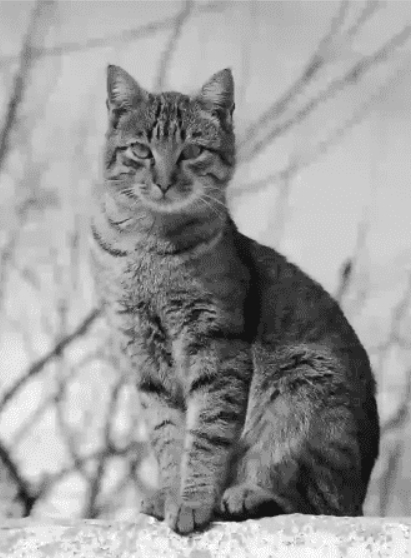
//> input picture 07_morfologia_matematica/raw/cat.jpeg, 411 x 558 px; its folder holds 2 pictures in this run
$ ./morfologia_matematica   (built with g++ and OpenCV 4)
//> lines starting //> are read from the running program, lines starting //| are printed output that depends on the picture; after the words box and inside, x2 and y2 are one past the last pixel; in counts of white or black regions, pixels touching at a corner belong together
//> in leer, m is the input picture: 558 rows x 411 cols, CV_8UC3; min 18, max 255, mean 155.1
//| "cat.jpeg": canales reales=3
//> in procesar, `const double umbral = cv::threshold(g, bin, 0, 255, cv::THRESH_BINARY ..`:
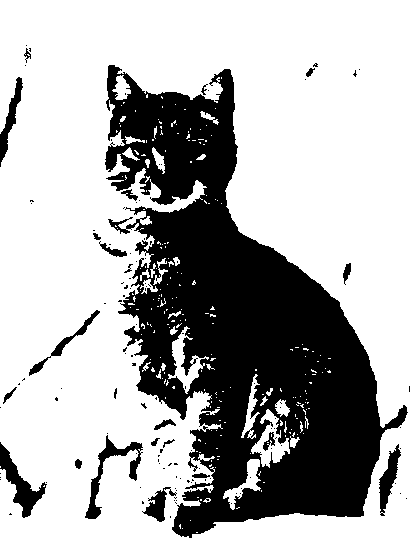
//> bin: 558 rows x 411 cols, CV_8UC1; 69.3% white; 127 black regions (104 under 20 px), largest, box (x1, y1, x2, y2) and area: (105, 65, 408, 538) 64834, (0, 442, 47, 518) 1085, (85, 435, 143, 519) 1006
//> in procesar, `const double umbral = cv::threshold(g, bin, 0, 255, cv::THRESH_BINARY ..`: umbral = 133
//> in procesar, `const bool invertir = cv::mean(bin, borde)[0] > 127;`: invertir = true
//| "cat": Otsu=133; invertir=1; primer plano=70362/229338
#include <opencv2/core.hpp>
#include <opencv2/imgcodecs.hpp>
#include <opencv2/imgproc.hpp>
#include <opencv2/calib3d.hpp>
#include <algorithm>
#include <cmath>
#include <filesystem>
#include <functional>
#include <iostream>
#include <set>
#include <stdexcept>
#include <string>
#include <vector>
#ifndef RUTA_PROYECTO
#define RUTA_PROYECTO "."
#endif
namespace fs = std::filesystem;
namespace {
std::size_t salidas = 0;
fs::path raiz(int argc, char** argv) {
    if (argc > 2) throw std::runtime_error("Uso: ejecutable [raiz_de_Playground]");
    return fs::absolute(argc == 2 ? fs::u8path(argv[1]) : fs::u8path(RUTA_PROYECTO));
}
std::vector<fs::path> archivos(const fs::path& dir) {
    if (!fs::is_directory(dir)) throw std::runtime_error("No existe: " + dir.u8string());
    std::vector<fs::path> lista;
    std::set<std::string> nombres;
    for (const auto& e : fs::directory_iterator(dir)) {
        if (!e.is_regular_file() || e.path().filename().string().front() == '.') continue;
        if (!cv::haveImageReader(e.path().u8string()))
            throw std::runtime_error("Entrada sin decodificador: " + e.path().u8string());
        if (!nombres.insert(e.path().stem().u8string()).second)
            throw std::runtime_error("Nombres base repetidos en: " + dir.u8string());
        lista.push_back(e.path());
    }
    std::sort(lista.begin(), lista.end());
    if (lista.empty()) throw std::runtime_error("Sin imagenes en: " + dir.u8string());
    return lista;
}
cv::Mat leer(const fs::path& p) {
    cv::Mat m = cv::imread(p.u8string(), cv::IMREAD_UNCHANGED);
    if (m.empty()) throw std::runtime_error("No se pudo leer: " + p.u8string());
    std::cout << p.filename() << ": canales reales=" << m.channels() << std::endl;
    return m;
}
cv::Mat ocho(const cv::Mat& m) {
    if (m.depth() == CV_8U) return m;
    cv::Mat f, r;
    m.convertTo(f, CV_32F);
    cv::normalize(f, r, 0, 255, cv::NORM_MINMAX, CV_8U);
    return r;
}
cv::Mat gris(const cv::Mat& m) {
    cv::Mat g;
    if (m.channels() == 1) return ocho(m);
    cv::cvtColor(m, g, m.channels() == 4 ? cv::COLOR_BGRA2GRAY : cv::COLOR_BGR2GRAY);
    return ocho(g);
}
void guardar(const fs::path& p, const cv::Mat& m) {
    if (m.empty()) throw std::runtime_error("Resultado vacio: " + p.u8string());
    if (m.type() != CV_8UC1)
        throw std::runtime_error("Morfologia requiere una banda de 8 bits: " + p.u8string());
    fs::create_directories(p.parent_path());
    if (!cv::imwrite(p.u8string(), m)) throw std::runtime_error("Fallo de escritura: " + p.u8string());
    ++salidas;
}
int lote(const fs::path& actividad,
         const std::function<void(const cv::Mat&, const fs::path&)>& procesar) {
    const auto lista = archivos(actividad / "raw");
    int fallos = 0;
    for (const auto& p : lista) {
        try {
            procesar(leer(p), actividad / "resultados" / p.stem());
            std::cout << "Procesada: " << p.filename() << std::endl;
        } catch (const std::exception& e) {
            ++fallos;
            std::cerr << p.filename() << ": " << e.what() << std::endl;
        }
    }
//> pass 2 of the loop in lote, `for (const auto& p : lista)`:
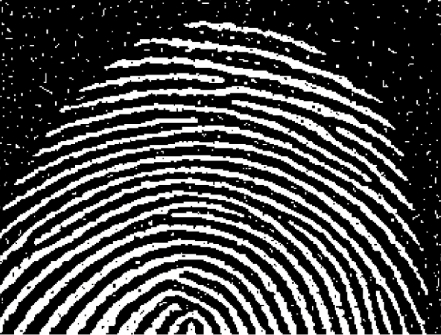
//> input picture 07_morfologia_matematica/raw/huella.jpeg, 441 x 335 px
//> in leer, m is the input picture: 335 rows x 441 cols, CV_8UC3; mean B, G, R 73.7, 73.7, 73.7
//| "huella.jpeg": canales reales=3
//> g: 335 rows x 441 cols, CV_8UC1
//> in procesar (call 2), `const double umbral = cv::threshold(g, bin, 0, 255, cv::THRESH_BINARY ..`:
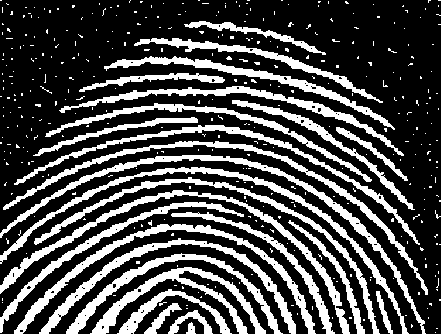
//> bin: 335 rows x 441 cols, CV_8UC1; 29.3% white; 384 white regions (371 under 20 px), largest, box (x1, y1, x2, y2) and area: (0, 155, 441, 335) 24127, (3, 141, 428, 295) 2448, (14, 125, 420, 245) 2154
//> umbral = 120
//> invertir = false
//| "huella": Otsu=120; invertir=0; primer plano=43279/147735
    std::cout << "Entradas: " << lista.size() << "; fallos: " << fallos
              << "; PNG escritos: " << salidas << std::endl;
    return fallos ? 1 : 0;
}
} // namespace
namespace {
void procesar(const cv::Mat& m, const fs::path& out) {
    cv::Mat g = gris(m), bin;
    const double umbral = cv::threshold(g, bin, 0, 255, cv::THRESH_BINARY | cv::THRESH_OTSU);
    // El fondo se estima por la clase mayoritaria del borde; el objeto queda blanco.
    cv::Mat borde = cv::Mat::zeros(bin.size(), CV_8U);
    borde.row(0).setTo(255); borde.row(bin.rows-1).setTo(255);
    borde.col(0).setTo(255); borde.col(bin.cols-1).setTo(255);
    const bool invertir = cv::mean(bin, borde)[0] > 127;
    if (invertir) cv::bitwise_not(bin, bin);
    std::cout << out.filename() << ": Otsu=" << umbral << "; invertir=" << invertir
              << "; primer plano=" << cv::countNonZero(bin) << "/" << bin.total() << std::endl;
    guardar(out / "binaria/entrada/otsu_primer_plano_blanco.png", bin);
    guardar(out / "gris/entrada/gris.png", g);
    int tam = std::clamp(cvRound(std::min(g.rows, g.cols)*.015), 3, 15);
    if (tam%2 == 0) ++tam;
    for (const auto& forma : std::vector<std::pair<int, std::string>>{
        {cv::MORPH_RECT,"rectangular"}, {cv::MORPH_ELLIPSE,"eliptico"}, {cv::MORPH_CROSS,"cruz"}}) {
        for (const auto& representacion : std::vector<std::pair<std::string, cv::Mat>>{{"binaria",bin},{"gris",g}}) {
            // Las crestas de huella tienen pocos pixeles: 5x5 eliminaba gran parte del objeto.
            const int lado = representacion.first == "binaria" ? 3 : tam;
            const auto e = cv::getStructuringElement(forma.first, cv::Size(lado,lado));
            for (const auto& op : std::vector<std::pair<int, std::string>>{
                {cv::MORPH_ERODE,"erosion"}, {cv::MORPH_DILATE,"dilatacion"},
                {cv::MORPH_OPEN,"apertura"}, {cv::MORPH_CLOSE,"cierre"}}) {
                cv::Mat r;
                cv::morphologyEx(representacion.second, r, op.first, e);
                const auto dir = out / representacion.first / op.second;
                const auto nombre = forma.second+"_"+std::to_string(lado)+"x"+std::to_string(lado)+".png";
                guardar(dir / nombre, r);
                // No deja el PNG del kernel anterior mezclado con el resultado vigente.
                for (const auto& anterior : fs::directory_iterator(dir)) {
                    const auto n = anterior.path().filename().string();
                    if (anterior.is_regular_file() && anterior.path().extension() == ".png" &&
                        n.rfind(forma.second+"_", 0) == 0 && n != nombre)
                        fs::remove(anterior.path());
                }
            }
        }
    }
}
}
int main(int argc, char** argv) {
//> (the run ends here: the program exits with an error code, at `try { return lote(raiz(argc, argv) / "07_morfologia_matematica", proce..`)
